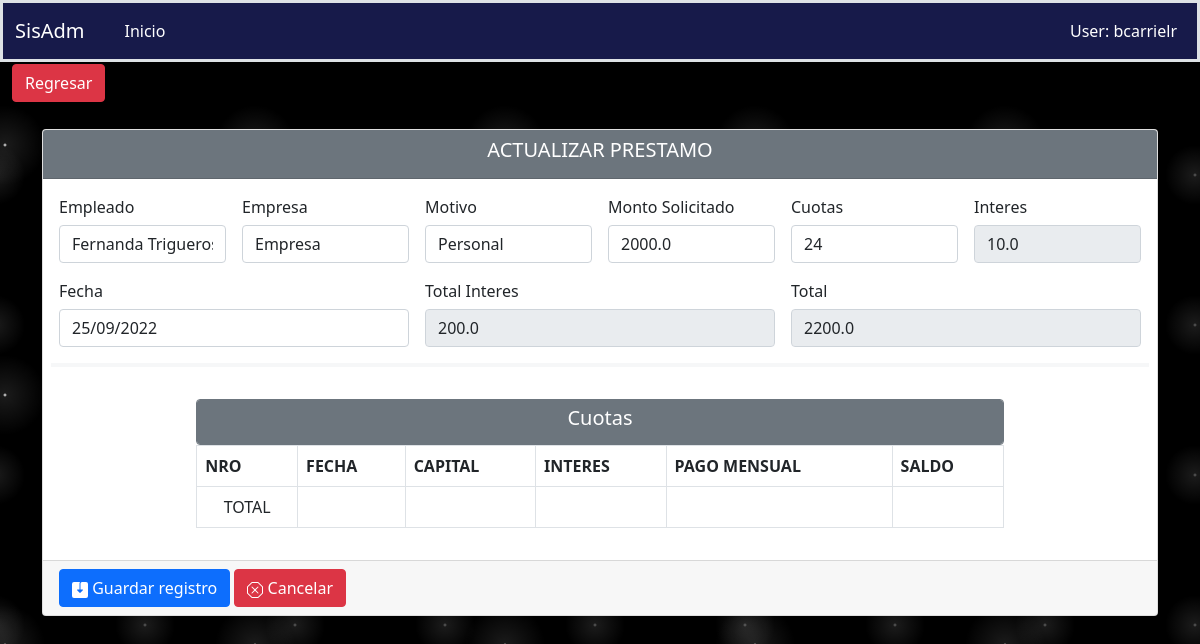
The app's page /novedades/actualizarprestamos/2, older data.
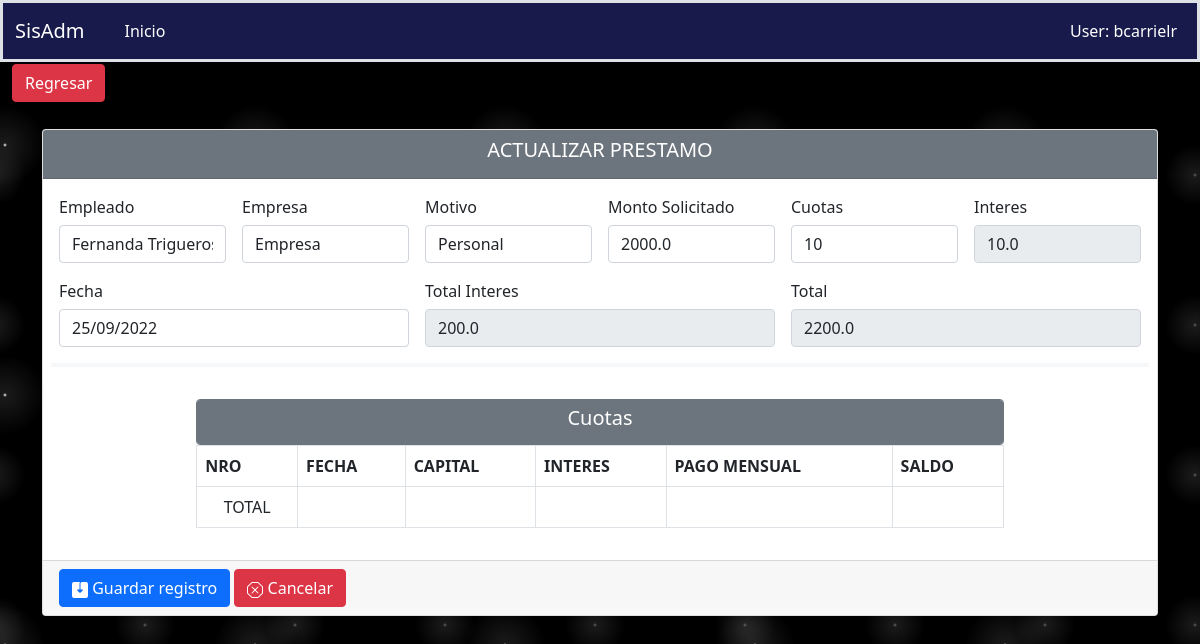
The same page, newer data.
### aplicaciones/novedades/models.py (models this page shows, shortened)
class FacturaPrestamo(models.Model):
    id = models.AutoField(primary_key=True)
    capital = models.FloatField(blank=False, null=True ,default=0)
    motivo = models.CharField(max_length=1, choices=MOTIVO,default=MOTIVO[0][0], blank=True, null=True)
    cuotas = models.IntegerField(blank=False, null=True,default=1)
    interes = models.FloatField(blank=False, null=True,default=10)
    empleado = models.ForeignKey(Empleado, on_delete=models.CASCADE,unique=True)
    empresa = models.ForeignKey(Empresas, on_delete=models.CASCADE)
    totalinteres = models.FloatField(blank=False, null=True, default=0)
    total =models.FloatField(blank=False, null=True, default=0)
    fecha = models.DateField(default=now, blank=False, null=True)
    fechainicio= models.DateField(blank=False, null=True)
    class Meta:
        verbose_name = "Prestamo"
        verbose_name_plural = "Prestamos"
        ordering = ['id']

### aplicaciones/novedades/views/prestamos/views.py (the view)
# urls.py: path('actualizarprestamos/<int:pk>', ActualizarPrestamo.as_view(), name="actualizarprestamos"),
class ActualizarPrestamo(UpdateView):
    model = FacturaPrestamo
    template_name = "prestamos/crearprestamos.html"
    success_url = reverse_lazy('novedades:lisprestamos')
    form_class = PrestamoForm
    def get_context_data(self, **kwargs):
        context = super().get_context_data(**kwargs)
        context['action_save'] = self.request.path
        context['titulo'] = 'ACTUALIZAR PRESTAMO'
        context['url_anterior'] = '/novedades/lisprestamos'
        context['listar_url'] = '/novedades/lisprestamos'
        return context

### aplicaciones/novedades/forms.py
class PrestamoForm(ModelForm):
    def __init__(self,*args,**kwargs):
        super().__init__(*args,**kwargs)
        for form in self.visible_fields():
            form.field.widget.attrs['class'] = 'form-control'
            form.field.widget.attrs['autocomplete'] = 'off'
        self.fields['empresa'].widget.attrs['autofocus'] = True
        self.fields['interes'].widget.attrs = {'readonly': True, 'class': 'form-control'}
        self.fields['totalinteres'].widget.attrs = {'readonly':True,'class':'form-control'}
        self.fields['total'].widget.attrs = {'readonly':True,'class':'form-control'}
    class Meta:
        model = FacturaPrestamo
        fields = '__all__'
        widgets = {
            'fechainicio': forms.TextInput(attrs={'class': 'form-control','type': 'date'}),
        }

### aplicaciones/novedades/models.py (called while the page is built)
    def __str__(self):
        return "{}".format(self.nombres)

    def __str__(self):
        return "{}".format(self.nombre)

### aplicaciones/novedades/templates/prestamos/crearprestamos.html (shortened to what this page needs)
{% extends 'formulario.html' %}
{% load static %}
{% block controls %}
    <form action="post" >
       <form class="row g-3 needs-validation shadow-lg p-3 mb-5 bg-body rounded">
            <div class="col-md-2 ">
                <label for="solicitud"><h6>Empleado</h6></label>
                  {{ form.empleado }}
              </div>
              <div class="col-md-2">
                <label for="fecha"><h6>Empresa</h6></label>
                {{ form.empresa }}
              </div>
              <div class="col-md-2">
                <label for="solicitud"><h6>Motivo</h6></label>
                  {{ form.motivo }}
            </div>
            <div class="col-md-2">
              <label for="monto" ><h6>Monto Solicitado</h6></label>
              {{ form.capital }}
            </div>
            <div class="col-md-2">
              <label for="cuota"><h6>Cuotas</h6></label>
              {{ form.cuotas }}
            </div>
            <div class="col-md-2">
              <label for="cuota"><h6>Interes</h6></label>
              {{ form.interes }}
            </div>
           <div class="col-md-4">
              <label for="cuota"><h6>Fecha</h6></label>
              {{ form.fecha }}
            </div>
            <div class="col-md-4">
              <label for="cuota"><h6>Total Interes</h6></label>
              {{ form.totalinteres }}
            </div>
            <div class="col-md-4">
              <label for="cuota"><h6>Total</h6></label>
              {{ form.total }}
            </div>
        </form>
        <hr class="border border-2">
        <div class="container col-md-9">
          <button type="button" class="btn btn-secondary form-control" id="btnArticulos" onclick="gen_table();"><h5>Cuotas</h5></button>
          <table class="table table-bordered" id="data">
              <thead>
                <tr>
                  <th>NRO</th>
                  <th>FECHA</th>
                  <th>CAPITAL</th>
                  <th>INTERES</th>
                  <th>PAGO MENSUAL</th>
                  <th>SALDO</th>
                </tr>
              </thead>
             <tfoot class="text-center">
               <tr>
                   <td class="ft">TOTAL</td>
                   <td></td>
                   <td id="totalcapital"></td>
                   <td id="totalinteres"></td>
                   <td id="totalpagar"></td>
                   <td></td>
               </tr>
           </tfoot>
          </table>
        </div>
    </form>
{% endblock %}

Row changes from the older to the newer data that the page shows:
changed FacturaPrestamo "Fernanda Trigueros": cuotas "24" → "10"
